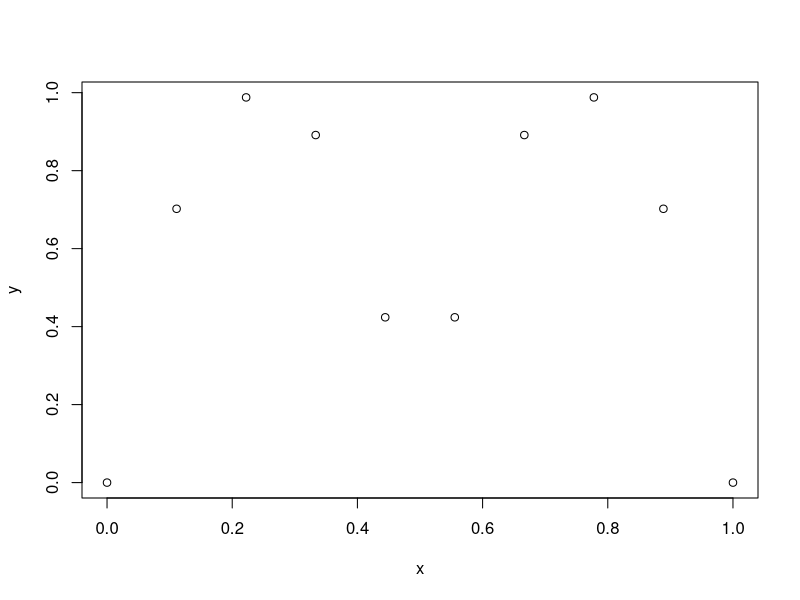
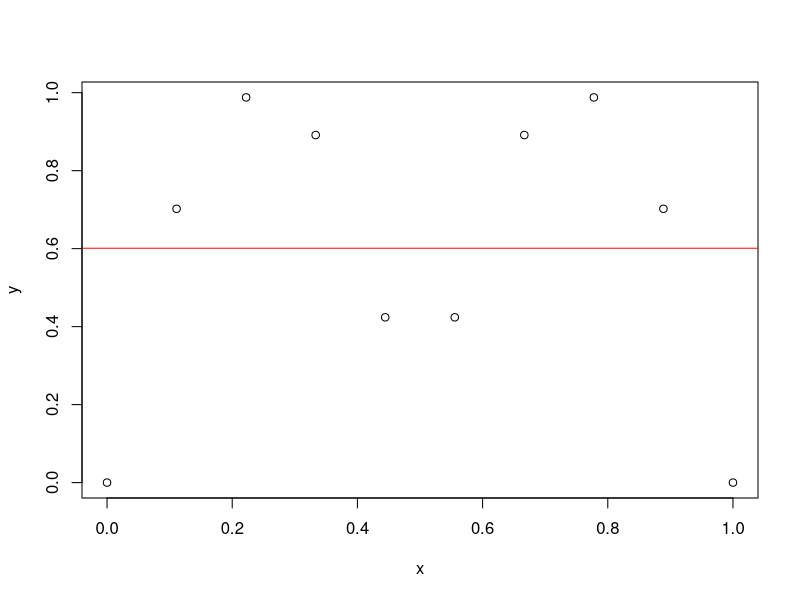
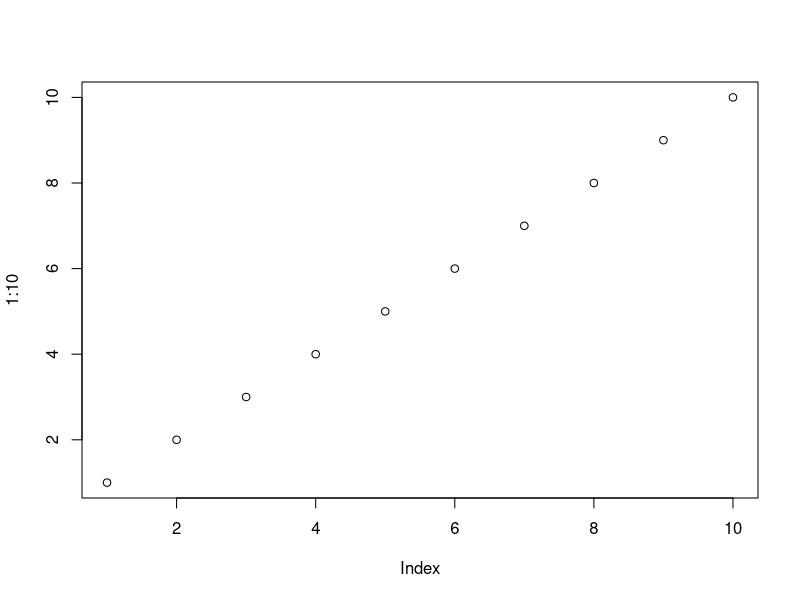
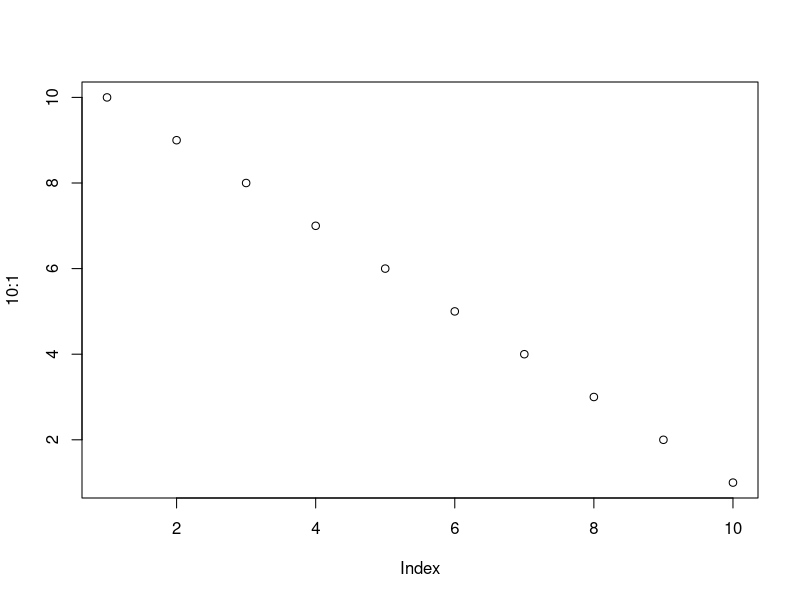

These charts were generated, in order, by the following R code:
## ------------------------------------------------------------------------
x <- seq(0,1,l=10)
y <- abs(sin(2*pi*x))^.8
plot(x, y)

## ------------------------------------------------------------------------
lm_mod <- lm(y ~ x)
plot(x, y)
abline(a=lm_mod$coef[1], b=lm_mod$coef[2], col='red')

## ---- fig.show='hold'----------------------------------------------------
plot(1:10)
plot(10:1)

## ---- echo=FALSE, results='asis'-----------------------------------------
knitr::kable(head(mtcars, 10))

